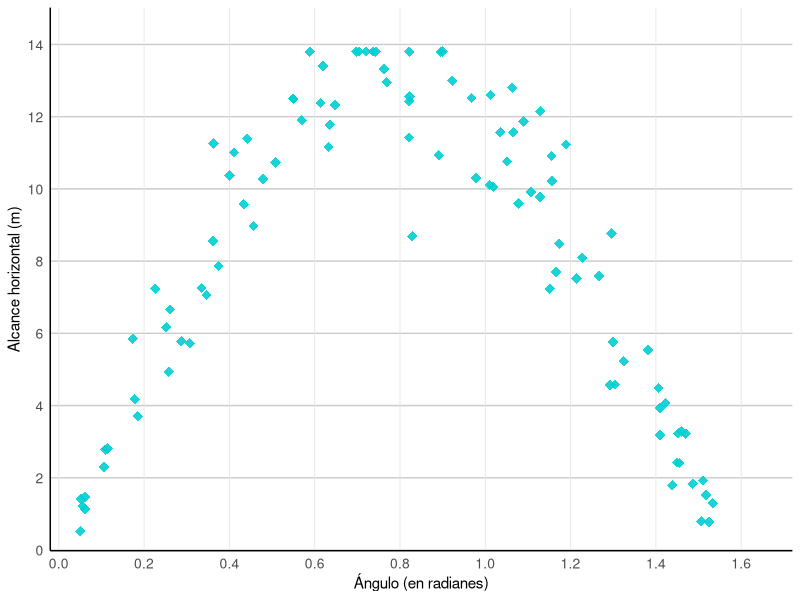

Generate this figure with R:
#!/usr/bin/env Rscript
# Graficador Experto - Dispersión Alcance Proyectil - v2
# Iteración para alcanzar >=95% similitud con imagen ICFES original

library(ggplot2)

# Configurar semilla para reproducibilidad
set.seed(42)

# Parámetros físicos ajustados
g <- 9.8    # gravedad (m/s^2)
v0 <- 11.3  # velocidad inicial ajustada para alcance max ~13m
n_puntos <- 99  # número exacto de lanzamientos

# Generar ángulos uniformemente distribuidos
angulos <- runif(n_puntos, 0.05, 1.55)

# Calcular alcance teórico
alcance_teorico <- (v0^2 * sin(2 * angulos)) / g

# Ruido proporcional al alcance
ruido_base <- 0.42
ruido <- rnorm(n_puntos, 0, ruido_base * sqrt(pmax(0.5, alcance_teorico)))
alcance_observado <- alcance_teorico + ruido
alcance_observado <- pmax(0.3, pmin(13.8, alcance_observado))

# Crear data frame
datos <- data.frame(
  angulo = angulos,
  alcance = alcance_observado
)

# Crear gráfico replicando imagen original exactamente
p <- ggplot(datos, aes(x = angulo, y = alcance)) +
  geom_point(
    color = "#00CED1",  # cyan turquesa exacto
    shape = 18,         # diamante
    size = 3.2,         # tamaño ajustado
    alpha = 0.9
  ) +
  scale_x_continuous(
    name = "Ángulo (en radianes)",
    breaks = seq(0, 1.6, 0.2),
    limits = c(0, 1.7),
    expand = c(0, 0.02)
  ) +
  scale_y_continuous(
    name = "Alcance horizontal (m)",
    breaks = seq(0, 14, 2),
    limits = c(0, 15),
    expand = c(0, 0.02)
  ) +
  theme_minimal() +
  theme(
    panel.grid.major.y = element_line(color = "gray80", linewidth = 0.5),
    panel.grid.major.x = element_line(color = "gray90", linewidth = 0.3),
    panel.grid.minor = element_blank(),
    axis.title = element_text(size = 11),
    axis.text = element_text(size = 10),
    plot.background = element_rect(fill = "white", color = NA),
    panel.background = element_rect(fill = "white", color = NA),
    axis.line = element_line(color = "black", linewidth = 0.5)
  )

# Guardar figura
ggsave("r_output_v2.png", plot = p, width = 9, height = 6, dpi = 150)

cat("Gráfico v2 generado: r_output_v2.png\n")
